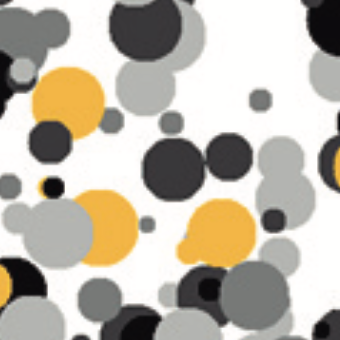
#> input picture fig_amostras/fig1_amostra.png, 340 x 340 px
$ python reconhecedor.py
#> lines starting #> are read from the running program, lines starting #| are printed output that depends on the picture; after the words box and inside, x2 and y2 are one past the last pixel; in counts of white or black regions, pixels touching at a corner belong together
import cv2

imagem1 = cv2.imread('fig_amostras/fig1_amostra.png')
#> imagem1 is the input picture: shape (340, 340, 3); mean B, G, R 169.4, 182.3, 188.9

classificador1 = cv2.CascadeClassifier('cascade_particulas2.xml')

imagemcinza1 = cv2.cvtColor(imagem1, cv2.COLOR_BGR2GRAY)
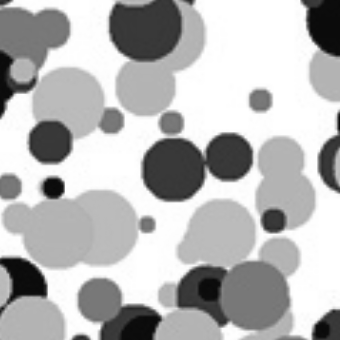
#> imagemcinza1: shape (340, 340); min 9, max 255, mean 182.8

deteccoes1 = classificador1.detectMultiScale(imagemcinza1, scaleFactor=1.33, minNeighbors= 10)
#> deteccoes1 = [[224, 255, 64, 64], [25, 114, 50, 50], [203, 127, 51, 51], [76, 274, 48, 48], [35, 61, 63, 63], [166, 64, 59, 59], [146, 137, 59, 59], [108, 45, 73, 73], [22, 186, 67, 67], [190, 194, 69, 69]]

count = 0

for (x, y, l, a) in deteccoes1:
    cv2.rectangle(imagem1, (x, y), (x + l, y + a), (0,255,0), 2)
    count += 1
#> this loop made 10 passes
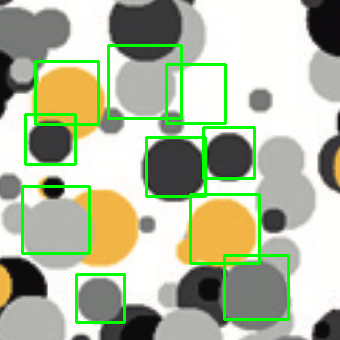
#> imagem1: shape (340, 340, 3); 6.1% of pixels changed, all inside (x1, y1, x2, y2) = (21, 44, 290, 324)
#> after the loop, count = 10

print ('Quantidade de particulas: ', count)
#| Quantidade de particulas:  10

cv2.imshow('Detector de particulas 1', imagem1)

cv2.waitKey(0)
cv2.destroyAllWindows()

$ run again, with fig_amostras/fig2_amostra.png copied over fig_amostras/fig1_amostra.png
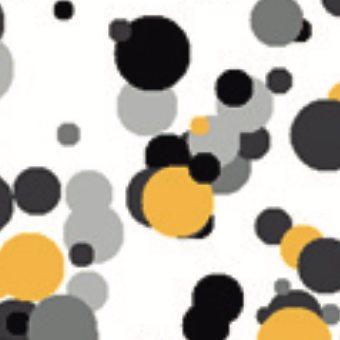
#> input picture fig_amostras/fig2_amostra.png, 340 x 340 px
#> imagem1 is the input picture: shape (340, 340, 3); mean B, G, R 171.3, 182.7, 189.1
#> `imagemcinza1 = cv2.cvtColor(imagem1, cv2.COLOR_BGR2GRAY)`:
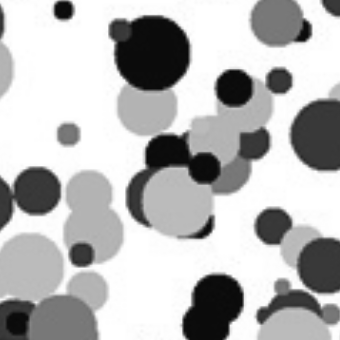
#> imagemcinza1: shape (340, 340); min 9, max 255, mean 183.3
#> deteccoes1 = [[120, 23, 60, 60], [37, 12, 63, 63], [123, 80, 52, 52], [13, 161, 48, 48], [48, 289, 41, 41], [209, 62, 48, 48], [142, 128, 46, 46], [188, 269, 55, 55], [288, 100, 47, 47], [137, 165, 61, 61], [135, 227, 66, 66]]
#> the loop `for (x, y, l, a) in deteccoes1:` made 11 passes
#> after the loop `for (x, y, l, a) in deteccoes1:`:
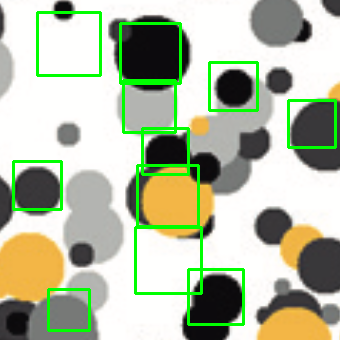
#> imagem1: shape (340, 340, 3); 5.88% of pixels changed, all inside (x1, y1, x2, y2) = (12, 11, 337, 332)
#> after the loop `for (x, y, l, a) in deteccoes1:`: count = 11
#| Quantidade de particulas:  11

$ run again, with fig_amostras/fig3_amostra.png copied over fig_amostras/fig1_amostra.png
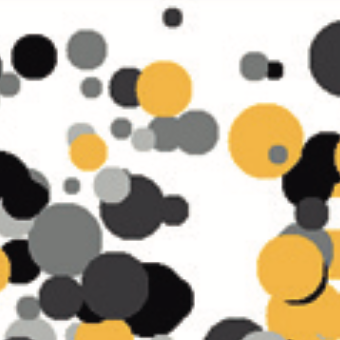
#> input picture fig_amostras/fig3_amostra.png, 340 x 340 px
#> imagem1 is the input picture: shape (340, 340, 3); mean B, G, R 161.6, 178.1, 187.1
#> `imagemcinza1 = cv2.cvtColor(imagem1, cv2.COLOR_BGR2GRAY)`:
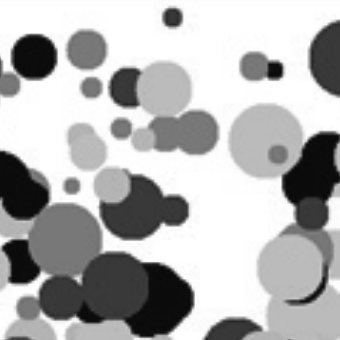
#> imagemcinza1: shape (340, 340); min 8, max 255, mean 178.9
#> deteccoes1 = 13 rows, first 6: [268, 75, 28, 28], [289, 299, 32, 32], [150, 18, 49, 49], [10, 27, 45, 45], [289, 150, 41, 41], [137, 182, 43, 43]
#> the loop `for (x, y, l, a) in deteccoes1:` made 13 passes
#> after the loop `for (x, y, l, a) in deteccoes1:`:
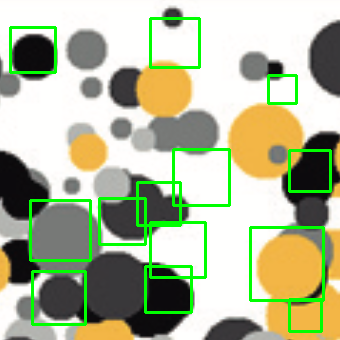
#> imagem1: shape (340, 340, 3); 6.34% of pixels changed, all inside (x1, y1, x2, y2) = (9, 17, 332, 333)
#> after the loop `for (x, y, l, a) in deteccoes1:`: count = 13
#| Quantidade de particulas:  13

$ run again, with fig_amostras/fig4_amostra.png copied over fig_amostras/fig1_amostra.png
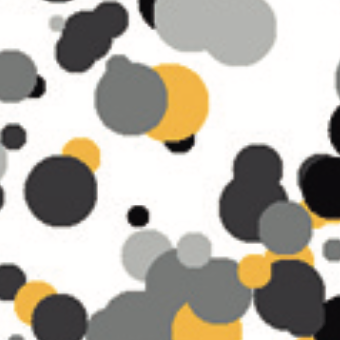
#> input picture fig_amostras/fig4_amostra.png, 340 x 340 px
#> imagem1 is the input picture: shape (340, 340, 3); mean B, G, R 169, 177.8, 182.4
#> `imagemcinza1 = cv2.cvtColor(imagem1, cv2.COLOR_BGR2GRAY)`:
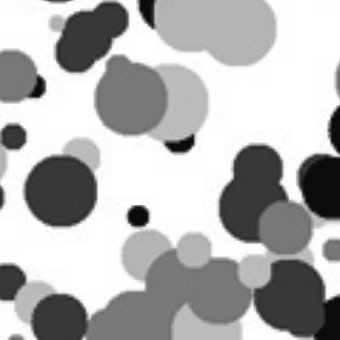
#> imagemcinza1: shape (340, 340); min 9, max 255, mean 178.1
#> deteccoes1 = [[88, 6, 23, 23], [243, 141, 28, 28], [98, 56, 72, 72], [28, 156, 62, 62], [145, 251, 44, 44], [260, 258, 64, 64], [109, 283, 52, 52], [24, 217, 68, 68], [99, 129, 74, 74], [138, 136, 75, 75], [256, 196, 63, 63], [185, 262, 66, 66]]
#> the loop `for (x, y, l, a) in deteccoes1:` made 12 passes
#> after the loop `for (x, y, l, a) in deteccoes1:`:
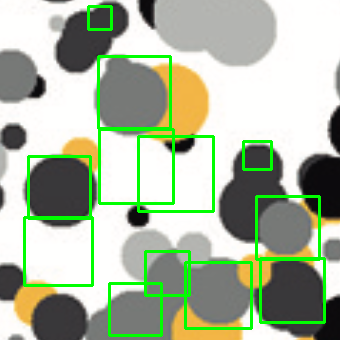
#> imagem1: shape (340, 340, 3); 6.73% of pixels changed, all inside (x1, y1, x2, y2) = (23, 5, 326, 337)
#> after the loop `for (x, y, l, a) in deteccoes1:`: count = 12
#| Quantidade de particulas:  12
